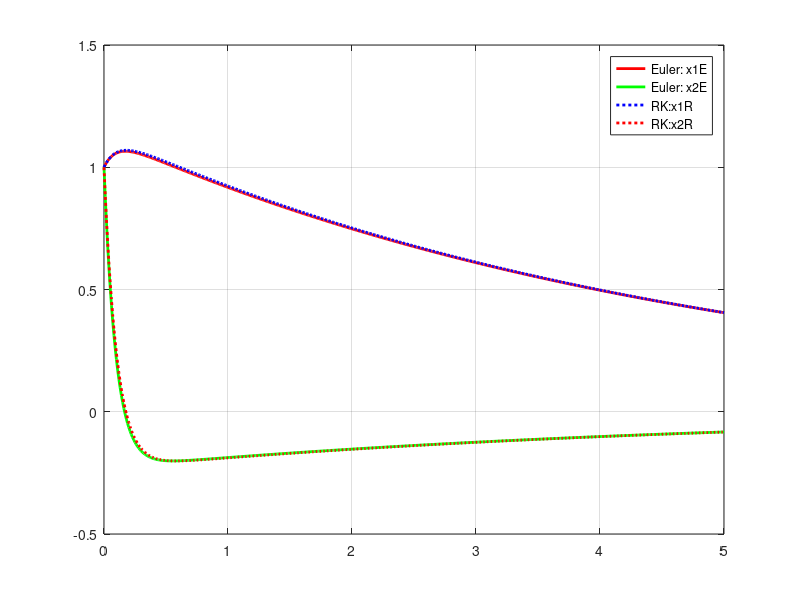

Write the MATLAB code that produced this figure.
clear;
clc;

% 3. Solve equation numerically using the Euler’s and Runge-Kutta’s method

% Portfolio System Equation(2b) : double_dot{x}(t) = -2*{x}(t) - 10*dot{x}(t)

T  = 5;      % simulation time
dt = 0.01;   % timestep
t  = 0:dt:T; % discretize timestep

x1E = 1;      % initial condition - Euler method
x2E = 1;      % initial condition - Euler method

x1R = 1;      % initial condition - Runge-Kutta method
x2R = 1;      % initial condition - Runge-Kutta method

N  = T/dt;

for i = 1:N

    % Euler method

    x1E(i+1) = x1E(i) + dt*x2E(i);
    x2E(i+1) = x2E(i) + dt*(-2*x1E(i)-10*x2E(i));

    % RK method

    k11 = x2R(i);
    k21 = x2R(i)+dt*(k11/2);
    k31 = x2R(i)+dt*(k21/2);
    k41 = x2R(i)+dt*(k31);
    x1R(i+1) = x1R(i) + (1/6)*dt*(k11+2*k21+2*k31+k41);

    k12 = -2*x1R(i)-10*x2R(i);
    k22 = -2*(x1R(i)+(dt*k12/2))-10*(x2R(i)+(dt*k12/2));
    k32 = -2*(x1R(i)+(dt*k22/2))-10*(x2R(i)+(dt*k22/2));
    k42 = -2*(x1R(i)+(dt*k32))-10*(x2R(i)+(dt*k32));
    x2R(i+1) = x2R(i) + (1/6)*dt*(k12+2*k22+2*k32+k42);

end

figure(1)
plot(t,x1E,'r','LineWidth',2)
hold on;
plot(t,x2E,'g','LineWidth',2)
hold on;
plot(t,x1R,'b:','LineWidth',2)
hold on;
plot(t,x2R,'r:','LineWidth',2)
hold on;
legend('Euler: x1E','Euler: x2E','RK:x1R','RK:x2R')
grid on
